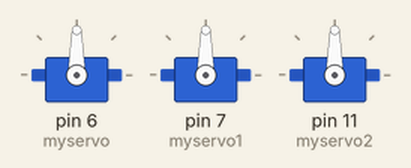
Bench run of a sketch on a simulated Arduino Uno, built with avr-gcc and run on an emulated ATmega328P. Parts: 3 × servo.

Above: at 0.05 s.
At 3.05 s:
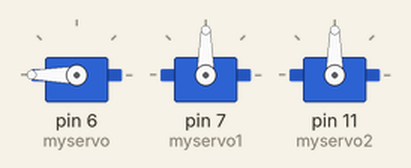
At 4.5 s:
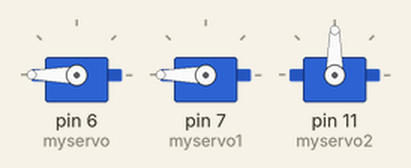
At 6.0 s:
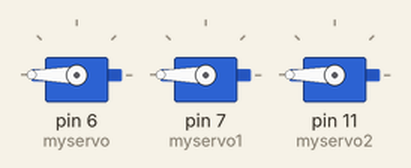
Timing chart, 0 to 7.8 s (numbered marks = the images above):
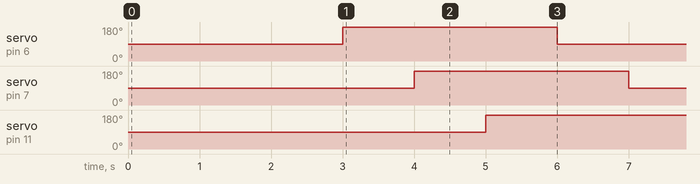

Measured:
- by itself, servo on pin 6 (myservo), servo on pin 7 (myservo1), servo on pin 11 (myservo2): alternates 180° for 3.0 s and 90° for 3.0 s

The sketch:

Sweep.ino
```cpp
#include <Servo.h>

Servo myservo;
Servo myservo1;
Servo myservo2;


void setup() {
  myservo.attach(6);
  myservo1.attach(7);
  myservo2.attach(11);

}

void loop() {
    myservo.write(90);
    delay(1000);
    myservo1.write(90);
    delay(1000);
    myservo2.write(90);
    delay(1000);
    myservo.write(180);
    delay(1000);
    myservo1.write(180);
    delay(1000);
    myservo2.write(180);
    delay(1000);
}
```
